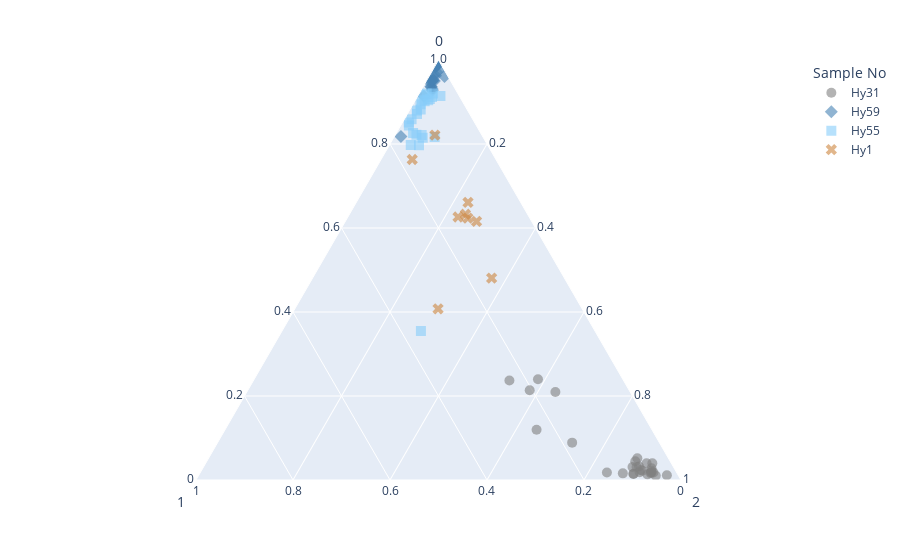

This figure's notebook cell:
### Code cell
#labels: sedimentary (0), synsedimentary hydrothermal (1), and post-sedimentary hydrothermal(2)
fig = px.scatter_ternary(RD_Data_Cui, a='0', b='1', c='2', color='Sample No', symbol='Sample No', 
                        color_discrete_map={
                            'Hy31': 'gray',
                            'Hy59': 'steelblue',
                            'Hy55': 'lightskyblue',
                            'Hy1': 'peru'
                        },
                        opacity=0.6)
fig.update_traces(marker={'size': 10})
fig.show()
fig.write_image("Ternary_RD_Cui.svg")

### Figure 1 — Plotly figure (JSON) as saved in the notebook; plotly's stock layout.template omitted (floating-point values rounded to 4 significant figures)
{"data": [{"a": [0.01806, 0.01639, 0.01333, 0.02222, 0.03111, 0.08894, 0.1195, 0.03194, 0.03111, 0.2094, 0.01833, 0.237, 0.0445, 0.02389, 0.2137, 0.24, 0.01806, 0.01583, 0.01472, 0.01861, 0.01111, 0.01028, 0.01417, 0.02778, 0.02194, 0.01778, 0.05167, 0.04006, 0.03978], "b": [0.1437, 0.05456, 0.06244, 0.06861, 0.076, 0.1799, 0.238, 0.0705, 0.08439, 0.1543, 0.07611, 0.2353, 0.07194, 0.071, 0.2051, 0.1749, 0.04767, 0.112, 0.09033, 0.05206, 0.02356, 0.04689, 0.09111, 0.04689, 0.04956, 0.05178, 0.06417, 0.03906, 0.05111], "c": [0.8382, 0.9291, 0.9242, 0.9092, 0.8929, 0.7311, 0.6425, 0.8976, 0.8845, 0.6363, 0.9056, 0.5277, 0.8836, 0.9051, 0.5812, 0.5851, 0.9343, 0.8722, 0.8949, 0.9293, 0.9653, 0.9428, 0.8947, 0.9253, 0.9285, 0.9304, 0.8842, 0.9209, 0.9091], "hovertemplate": "Sample No=Hy31<br>0=%{a}<br>1=%{b}<br>2=%{c}<extra></extra>", "legendgroup": "Hy31", "marker": {"color": "gray", "opacity": 0.6, "size": 10, "symbol": "circle"}, "mode": "markers", "name": "Hy31", "showlegend": true, "subplot": "ternary", "type": "scatterternary"}, {"a": [0.9279, 0.9309, 0.9359, 0.9371, 0.9626, 0.9714, 0.9137, 0.9906, 0.9608, 0.8177, 0.9839, 0.9861, 0.9747, 0.9894, 0.9496, 0.9883, 0.9519, 0.9613, 0.9503, 0.9513, 0.9486, 0.9497], "b": [0.04878, 0.04767, 0.04656, 0.04711, 0.02494, 0.01833, 0.07322, 0.008611, 0.007222, 0.1687, 0.01389, 0.01056, 0.01222, 0.007222, 0.04539, 0.01056, 0.03478, 0.03039, 0.03806, 0.0365, 0.04144, 0.03361], "c": [0.02333, 0.02139, 0.0175, 0.01583, 0.0125, 0.01028, 0.01306, 0.0008333, 0.03198, 0.01367, 0.002222, 0.003333, 0.01306, 0.003333, 0.005, 0.001111, 0.01333, 0.008333, 0.01167, 0.01222, 0.01, 0.01667], "hovertemplate": "Sample No=Hy59<br>0=%{a}<br>1=%{b}<br>2=%{c}<extra></extra>", "legendgroup": "Hy59", "marker": {"color": "steelblue", "opacity": 0.6, "size": 10, "symbol": "diamond"}, "mode": "markers", "name": "Hy59", "showlegend": true, "subplot": "ternary", "type": "scatterternary"}, {"a": [0.8214, 0.9073, 0.9044, 0.8589, 0.8514, 0.8713, 0.9117, 0.882, 0.7971, 0.9054, 0.8947, 0.9203, 0.8441, 0.7977, 0.8221, 0.826, 0.8798, 0.9018, 0.9143, 0.8147, 0.9201, 0.9171, 0.8164, 0.3548], "b": [0.124, 0.06422, 0.06917, 0.1261, 0.1355, 0.1087, 0.05756, 0.09567, 0.1417, 0.08122, 0.08972, 0.05106, 0.139, 0.1583, 0.1344, 0.1394, 0.1049, 0.07767, 0.03889, 0.1252, 0.06433, 0.07067, 0.09978, 0.3588], "c": [0.05456, 0.0285, 0.02639, 0.015, 0.01306, 0.02, 0.03072, 0.02233, 0.06122, 0.01333, 0.01556, 0.02861, 0.01694, 0.044, 0.04344, 0.03456, 0.01528, 0.02056, 0.04683, 0.06011, 0.01556, 0.01222, 0.08378, 0.2863], "hovertemplate": "Sample No=Hy55<br>0=%{a}<br>1=%{b}<br>2=%{c}<extra></extra>", "legendgroup": "Hy55", "marker": {"color": "lightskyblue", "opacity": 0.6, "size": 10, "symbol": "square"}, "mode": "markers", "name": "Hy55", "showlegend": true, "subplot": "ternary", "type": "scatterternary"}, {"a": [0.6235, 0.6327, 0.661, 0.6157, 0.4807, 0.4075, 0.6262, 0.7632, 0.8212], "b": [0.1278, 0.1281, 0.1087, 0.1137, 0.1501, 0.2972, 0.1466, 0.1726, 0.09683], "c": [0.2487, 0.2392, 0.2303, 0.2706, 0.3692, 0.2953, 0.2272, 0.06422, 0.082], "hovertemplate": "Sample No=Hy1<br>0=%{a}<br>1=%{b}<br>2=%{c}<extra></extra>", "legendgroup": "Hy1", "marker": {"color": "peru", "opacity": 0.6, "size": 10, "symbol": "x"}, "mode": "markers", "name": "Hy1", "showlegend": true, "subplot": "ternary", "type": "scatterternary"}], "layout": {"legend": {"title": {"text": "Sample No"}, "tracegroupgap": 0}, "margin": {"t": 60}, "ternary": {"aaxis": {"title": {"text": "0"}}, "baxis": {"title": {"text": "1"}}, "caxis": {"title": {"text": "2"}}, "domain": {"x": [0, 1], "y": [0, 1]}}}}
